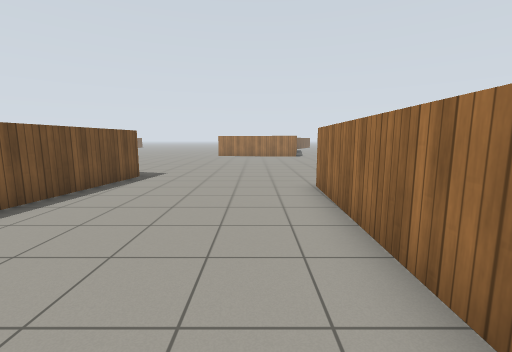
[1] (above)

24 first-person views from a walk through a robot-simulator world made for Gazebo. The camera is 1.2 m above the floor, tilts 8° down and sees 90° across. The floor is counted in squares, 1 m on a side. Each view is taken from the middle of a square. On the plan, view 1 faces up. The plan holds only what a view shows up to about 12 squares ahead; the rest is blank. The place goes on beyond the plan. Gazebo's built-in surfaces are drawn with simple patterns.

[2]
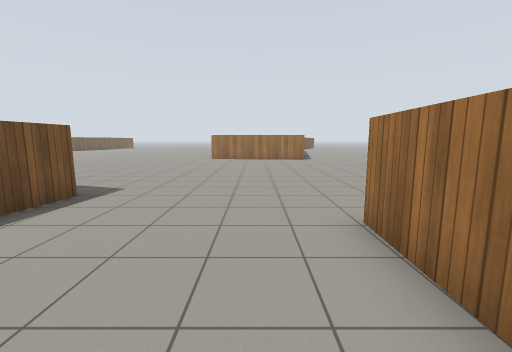

[3]
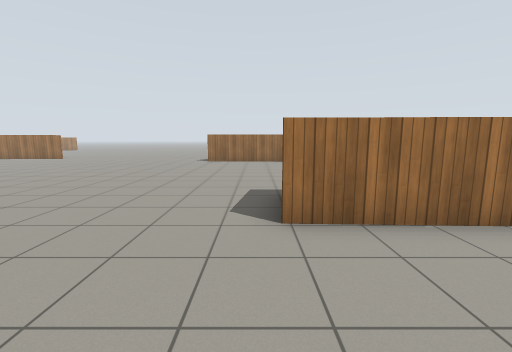

[4]
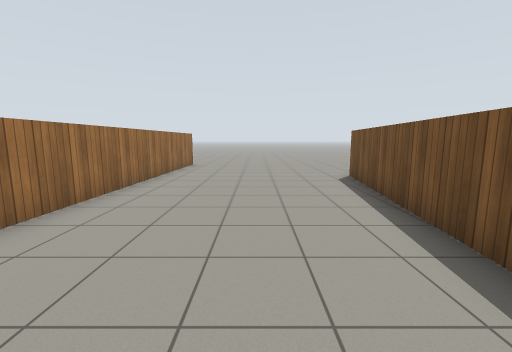

[5]
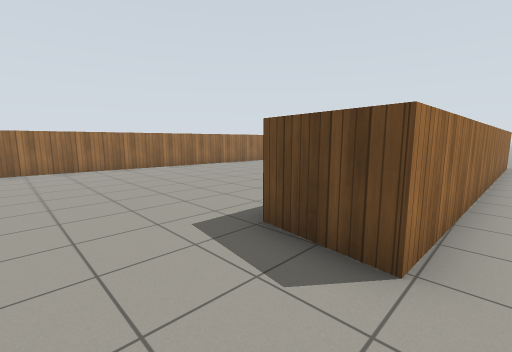

[6]
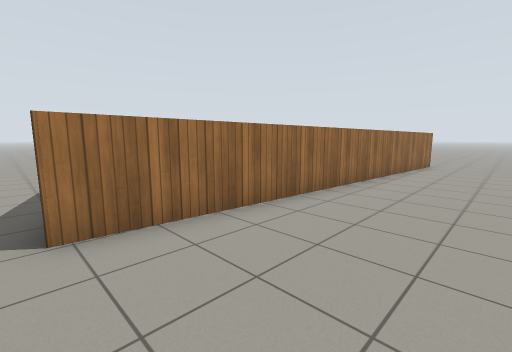

[7]
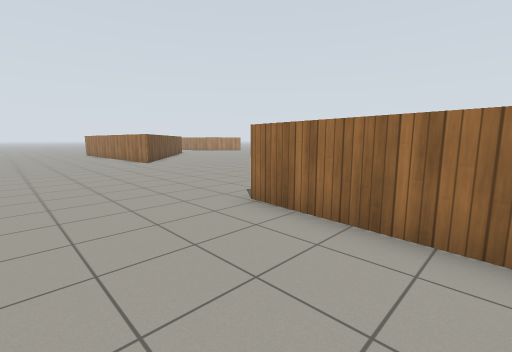

[8]
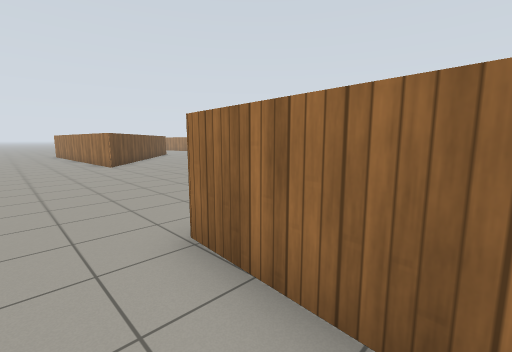

[9]
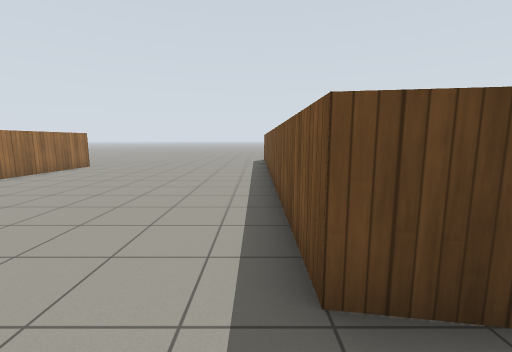

[10]
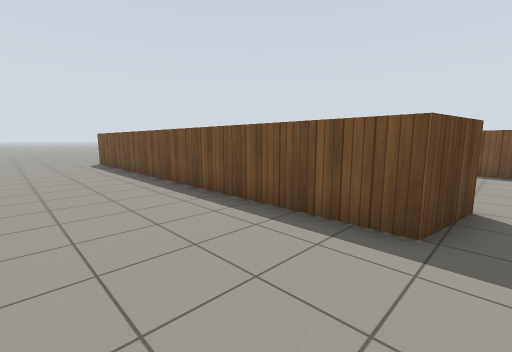

[11]
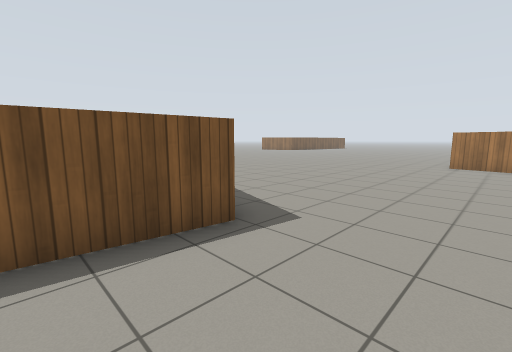

[12]
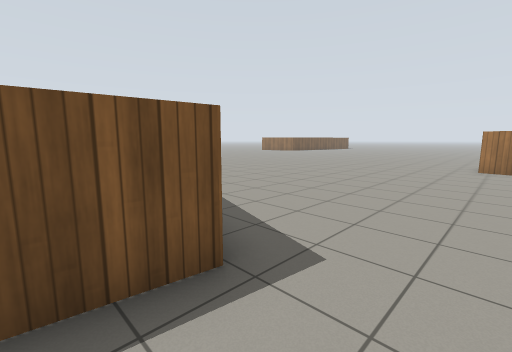

[13]
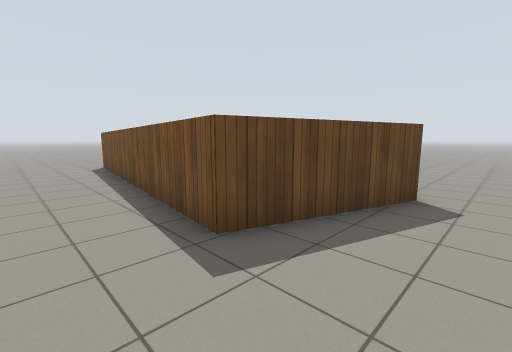

[14]
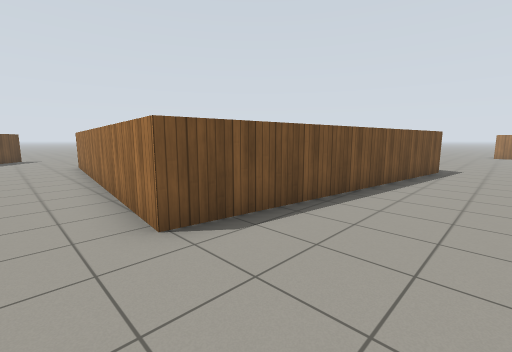

[15]
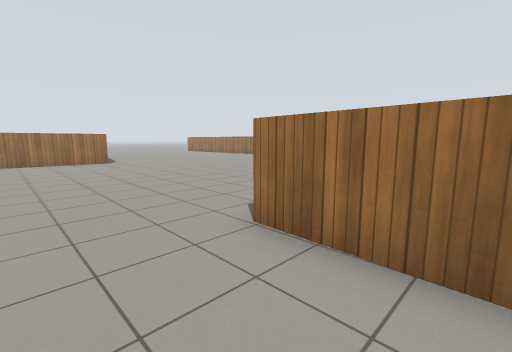

[16]
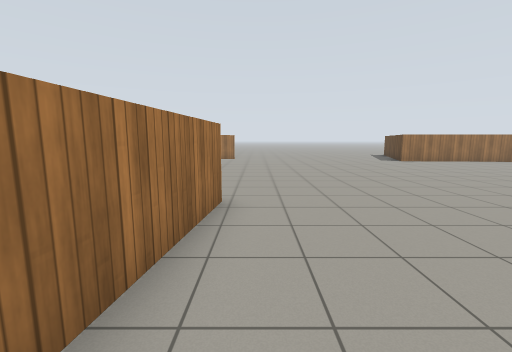

[17]
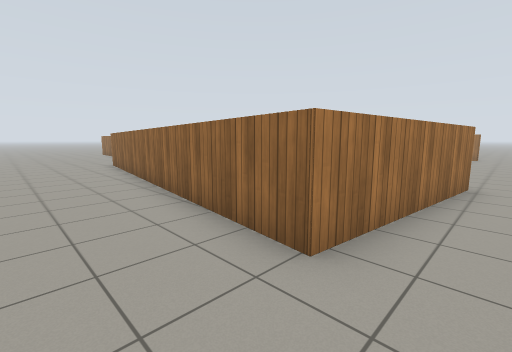

[18]
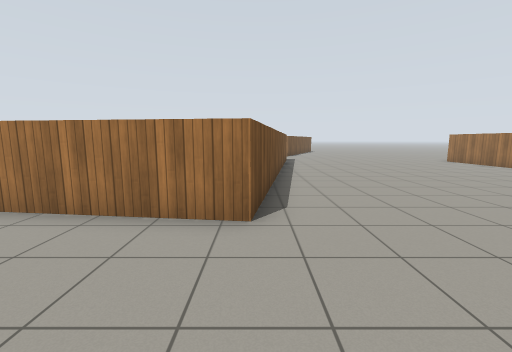

[19]
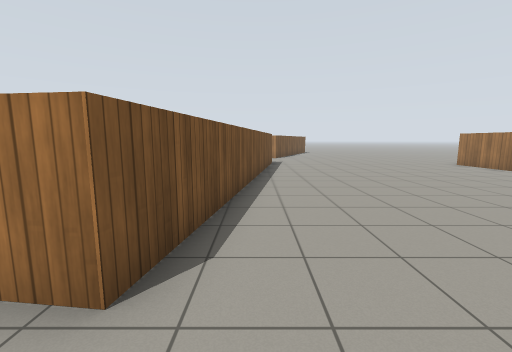

[20]
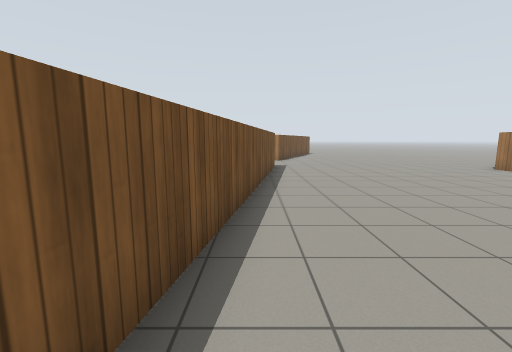

[21]
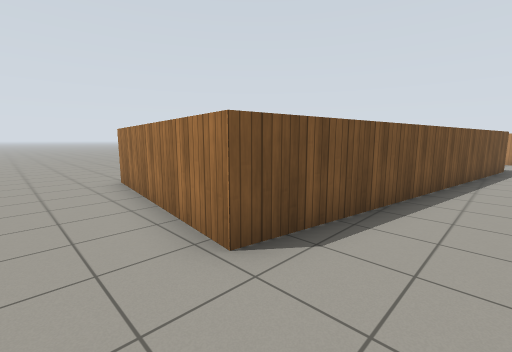

[22]
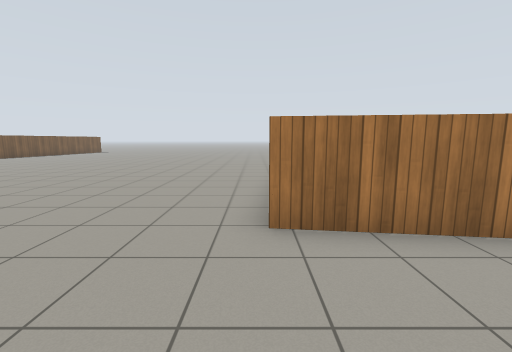

[23]
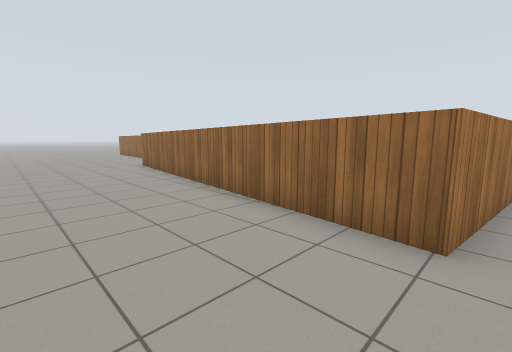

[24]
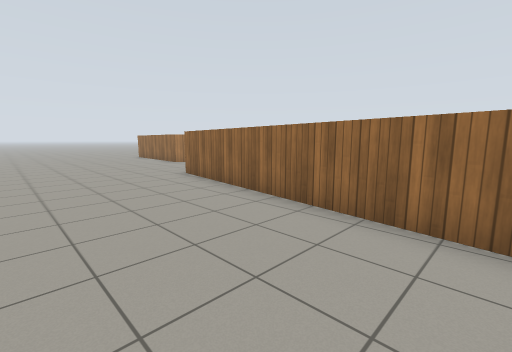

### Floor plan
Points are (right, up) in squares from view 1. A wall is a line through its corners. A room is listed if a view was taken in it or the views show most of it. See-through windows are left out.
Room 1 (views 1, 2, 3, 4, 5, 6, 7, 8, 9, 10, 11, 12, 13, 14, 15, 16, 17, 18, 19, 20, 21, 22, 23, 24)
walls: (-7.8, 9.7) (-3.9, 8.4) (-5.2, -1.6) (-10.5, -1.1); (15, 20.1) (14.4, 19.3) (14.3, 20.9); (14, 26) (13.8, 29.5); (4.8, 30.5) (2.9, 18.7) (-2.8, 19.4) (-1.3, 30.6); (1.1, -5.4) (1.6, 6.6) (3.5, 6.3) (3.5, -5.6); (11.6, -3.7) (12.6, 9.7)
ways out: opening at (11.5, -4.5)

Where each view was taken, in squares from view 1:
view 1: 0 up, 0 right, facing up
view 2: 3 up, 0 right, facing up
view 3: 7 up, 2 left, facing right
view 4: 7 up, 2 left, facing down
view 5: 9 up, 1 right, facing down-right
view 6: 10 up, 9 right, facing down-right
view 7: 6 up, 9 right, facing up-right
view 8: 7 up, 11 right, facing up-right
view 9: 8 up, 4 right, facing down
view 10: 7 up, 7 right, facing down-left
view 11: 6 up, 1 left, facing up-left
view 12: 7 up, 2 left, facing up-left
view 13: 11 up, 2 left, facing down-left
view 14: 3 down, 2 left, facing up-left
view 15: 4 up, 1 left, facing up-right
view 16: 18 up, 2 left, facing right
view 17: 18 up, 5 left, facing up-right
view 18: 15 up, 3 right, facing up
view 19: 17 up, 4 right, facing up
view 20: 19 up, 4 right, facing up
view 21: 17 up, 5 right, facing up-left
view 22: 16 up, 3 left, facing up
view 23: 19 up, 6 left, facing up-right
view 24: 23 up, 6 left, facing up-right
